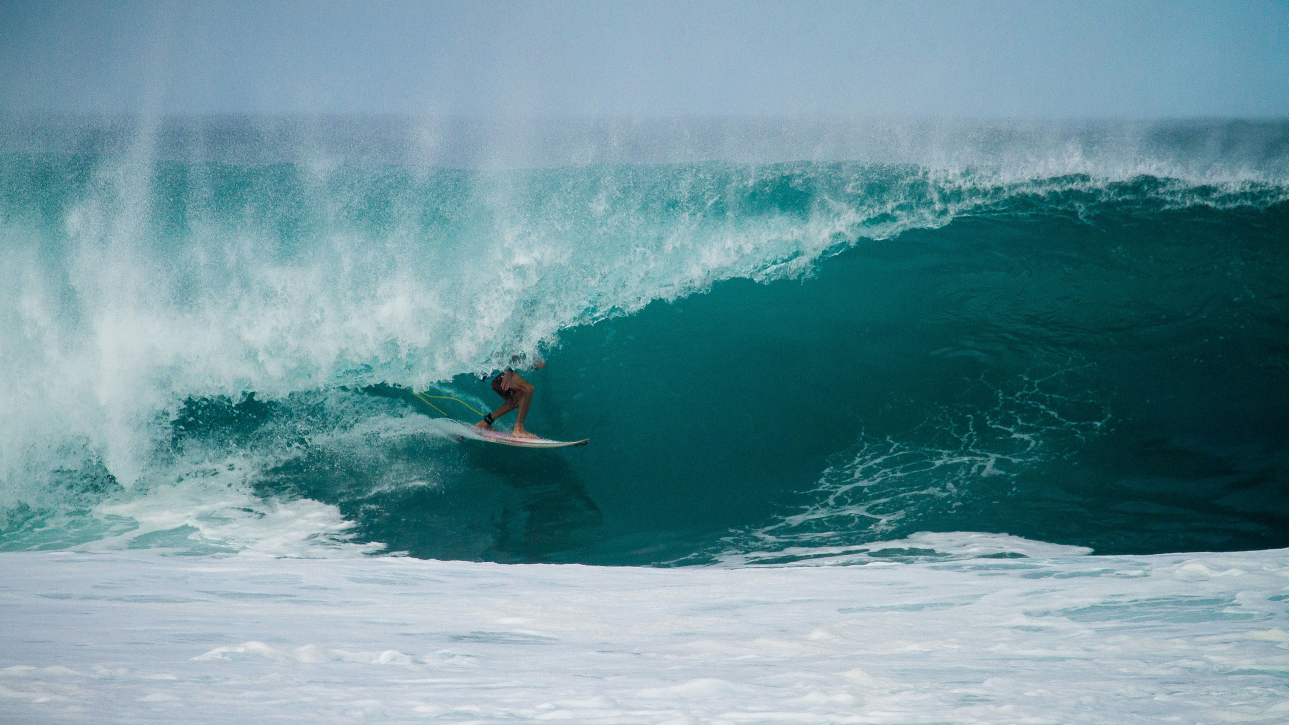
#> input picture ben-warren-3NWGUmlltlU-unsplash.jpg, 5153 x 2899 px, given in place of the camera (shown at 1/4 size)
$ python CW_lesson8.py
#> lines starting #> are read from the running program, lines starting #| are printed output that depends on the picture; after the words box and inside, x2 and y2 are one past the last pixel; in counts of white or black regions, pixels touching at a corner belong together
import cv2
import numpy as np

cap = cv2.VideoCapture(0)

lower_red1 = np.array([0, 100, 100])
upper_red1 = np.array([10, 255, 255])

lower_red2 = np.array([160, 100, 100])
upper_red2 = np.array([180, 255, 255])

points = []

while True:
    ret, frame = cap.read()
#> frame is the input picture: shape (2899, 5153, 3); mean B, G, R 156, 147.5, 108.4
    if not ret:
        break

    frame = cv2.flip(frame, 1)
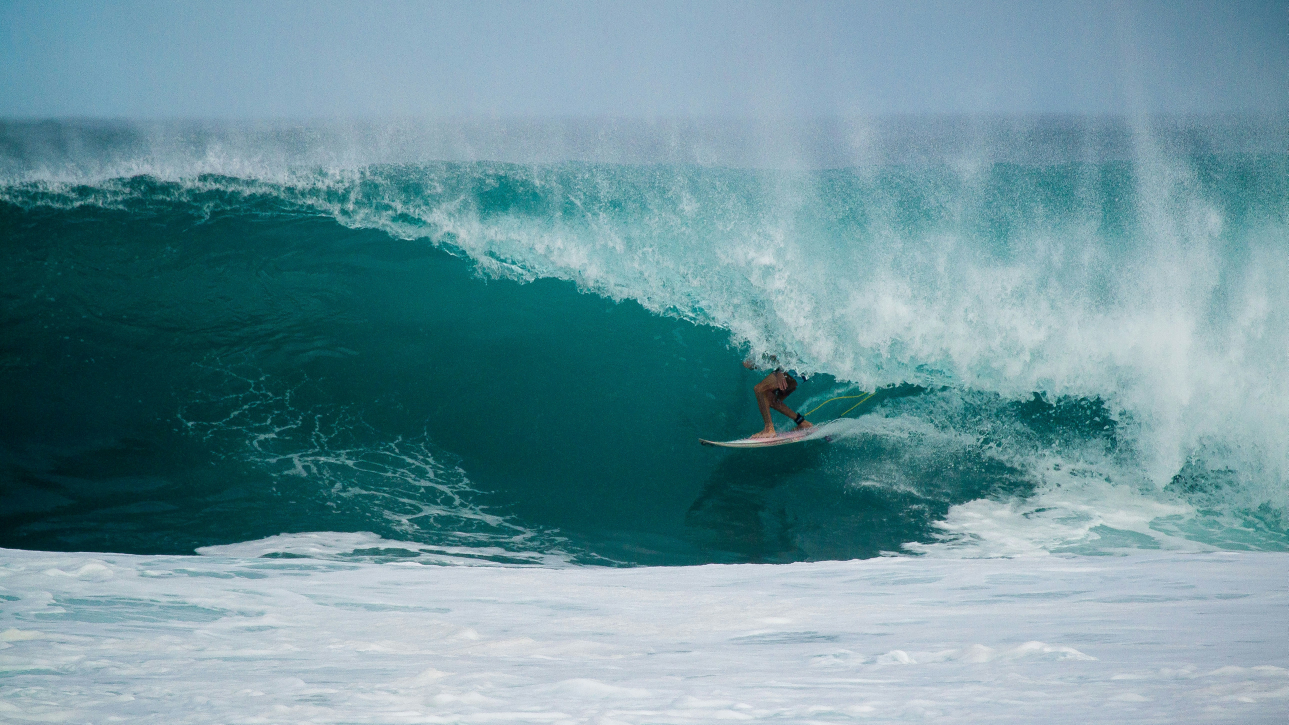
#> frame: shape (2899, 5153, 3) (shown at 1/4 size); mean B, G, R 156, 147.5, 108.4
    hsv = cv2.cvtColor(frame, cv2.COLOR_BGR2HSV)
#> hsv: shape (2899, 5153, 3); mean H, S, V 96.5, 109.1, 156.2
    mask1 = cv2.inRange(hsv, lower_red1, upper_red1)
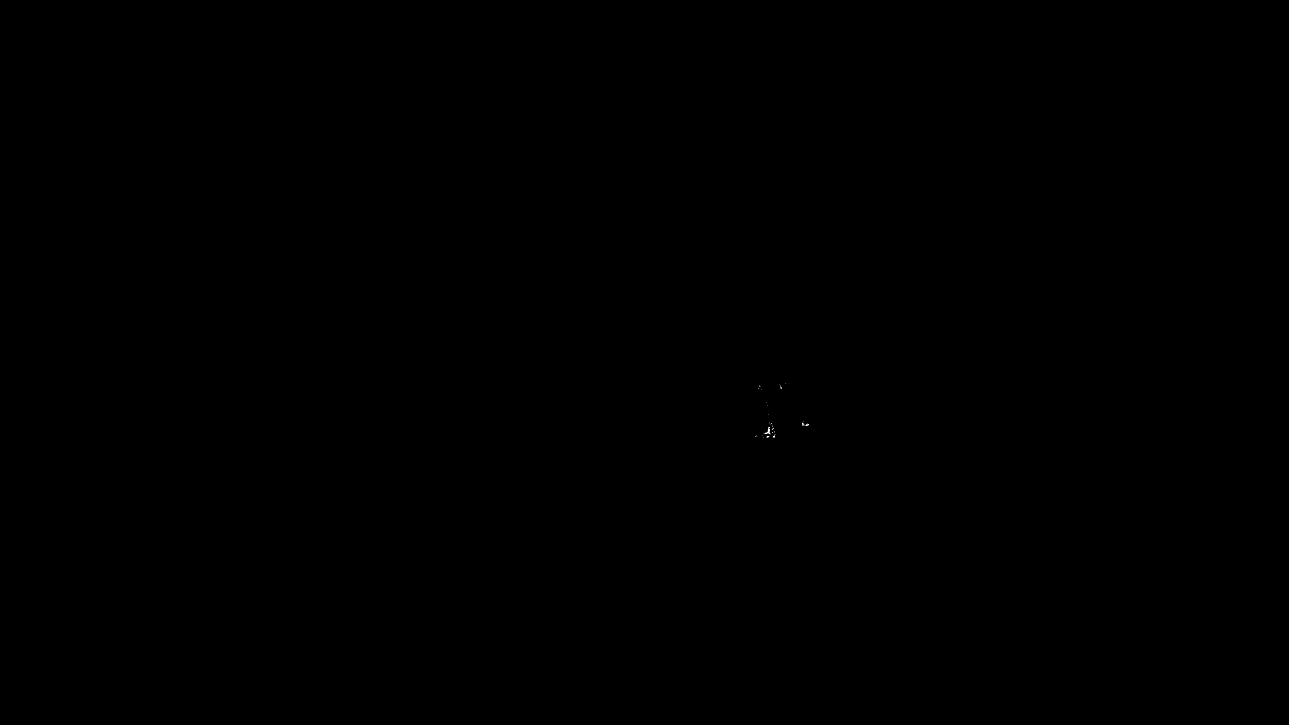
#> mask1: shape (2899, 5153) (shown at 1/4 size); 0% white in thin lines or dots, all inside (x1, y1, x2, y2) = (3020, 1533, 3236, 1751)
    mask2 = cv2.inRange(hsv, lower_red2, upper_red2)
#> mask2: shape (2899, 5153); every value is 0

    mask = cv2.bitwise_or(mask1, mask2)

    contours, _ = cv2.findContours(mask, cv2.RETR_EXTERNAL, cv2.CHAIN_APPROX_SIMPLE)
#> contours = 88 contours, all with area under 20
    for cnt in contours:
        area = cv2.contourArea(cnt)
        if area > 2000:
            cv2.drawContours(frame, [cnt], -1, (0, 255, 0), 2)
            M = cv2.moments(cnt)
            if M["m00"] != 0:
                cx = int(M["m10"] / M["m00"])
                cy = int(M["m01"] / M["m00"])

                cv2.circle(frame, (cx, cy), 5, (255, 0, 0), -1)
                points.append((cx, cy))
#> this loop made 88 passes
#> (cnt, area) on passes 1 to 11: ([[3067, 1750]], 0), ([[3072, 1748], [3071, 1749], [3070, 1749], [3070, 1750]], 0.5), ([[3054, 1748]], 0), ([[3076, 1747]], 0), ([[3068, 1747]], 0), ([[3022, 1747]], 0), ([[3020, 1747]], 0), ([[3072, 1745], [3070, 1747]], 0), ([[3068, 1745]], 0), ([[3064, 1745]], 0), ([[3025, 1745]], 0)
#> area on passes 13, 20, 23, 36, 42, 48: 5, 1, 3, 6, 10, 2.5
#> after the loop, points = []
            # [4 lines of commented-out code are left out]

    cv2.imshow("Video", frame)
    cv2.imshow("mask", mask)


    if cv2.waitKey(1) & 0xFF == ord('q'):
#> (key q is pressed here)
        break

cap.release()
cv2.destroyAllWindows()

$ run again, on carlos-manich-Spwz0yWx5OA-unsplash.jpg
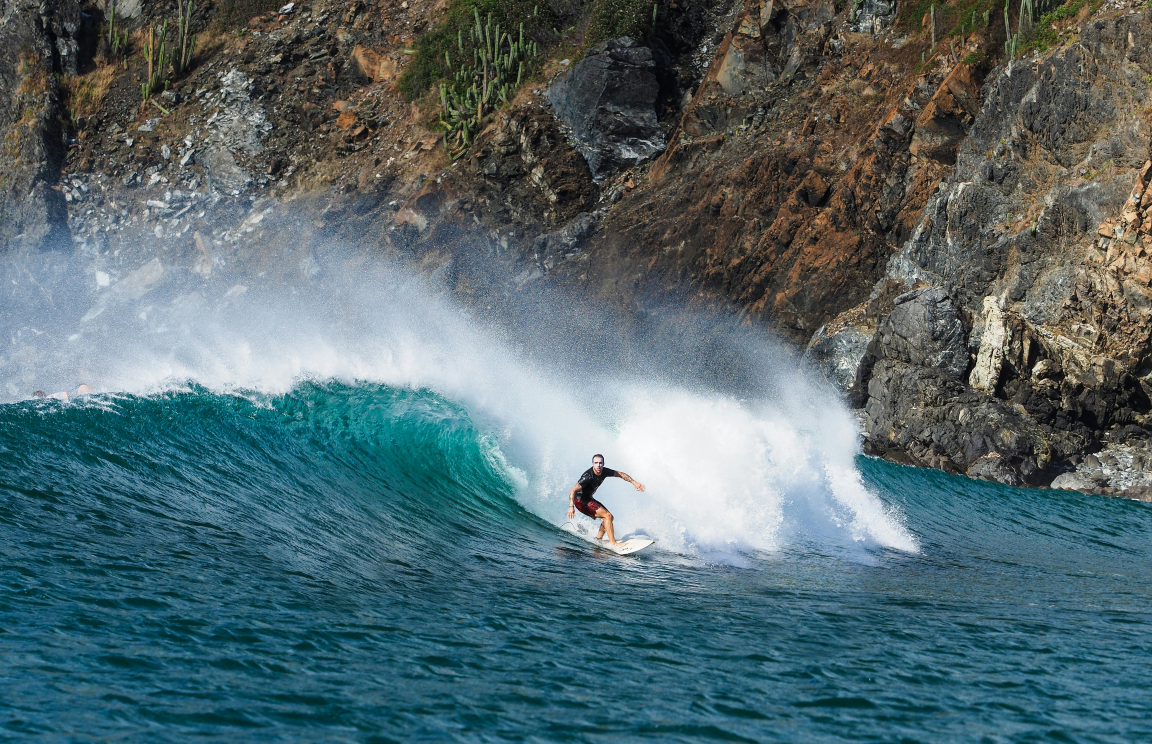
#> input picture carlos-manich-Spwz0yWx5OA-unsplash.jpg, 4608 x 2975 px, given in place of the camera (shown at 1/4 size)
#> frame is the input picture: shape (2975, 4608, 3); mean B, G, R 109.3, 104.9, 83.6
#> `frame = cv2.flip(frame, 1)`:
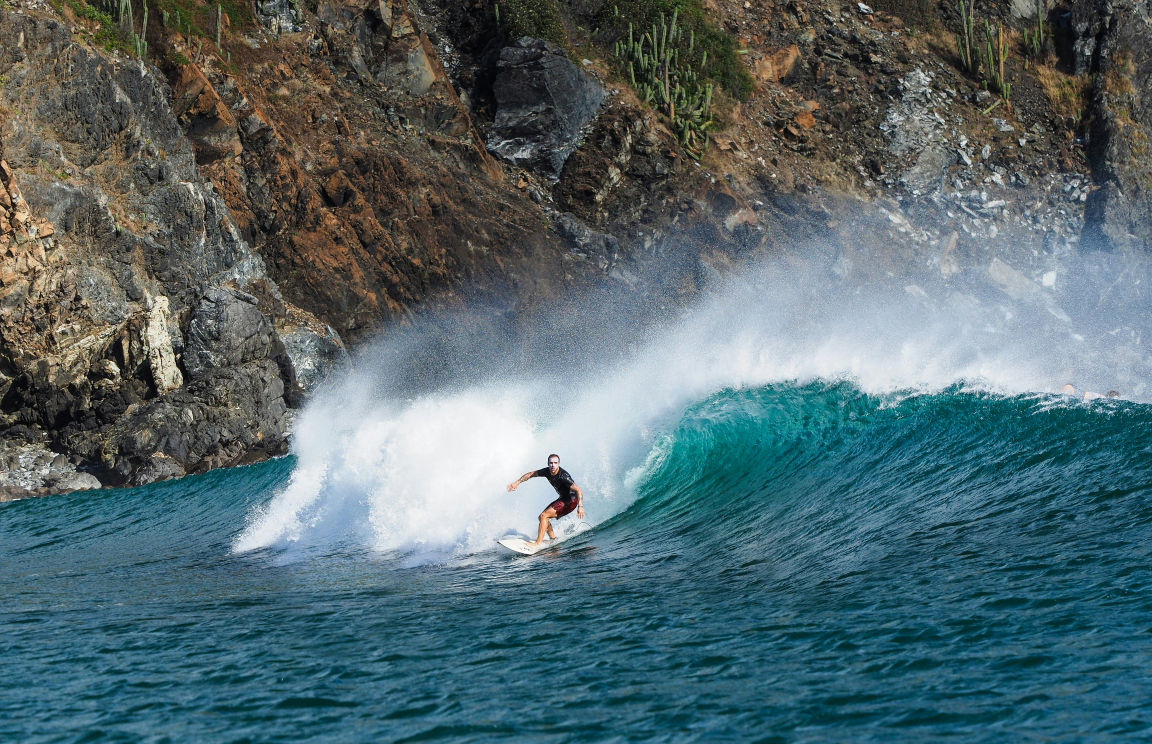
#> frame: shape (2975, 4608, 3) (shown at 1/4 size); mean B, G, R 109.3, 104.9, 83.6
#> hsv: shape (2975, 4608, 3); mean H, S, V 74.7, 98, 116.5
#> mask1: shape (2975, 4608); 0.02% white in thin lines or dots, all inside (x1, y1, x2, y2) = (11, 0, 4031, 2160)
#> mask2: shape (2975, 4608); 0.01% white; 27 white regions (24 under 20 px), largest, box (x1, y1, x2, y2) and area: (2215, 2006, 2254, 2042) 674, (2294, 1997, 2303, 2005) 27, (2283, 2026, 2292, 2031) 20
#> mask: shape (2975, 4608); 0.03% white; 637 white regions (610 under 20 px)
#> contours = 636 contours, 626 with area under 20; largest, box (x1, y1, x2, y2) and area: (2215, 2006, 2254, 2042) 702, (2187, 2034, 2212, 2056) 202, (2157, 2046, 2176, 2083) 151, (2218, 1873, 2232, 1899) 122, (2289, 1996, 2309, 2009) 84
#> the loop `for cnt in contours:` made 636 passes
#> area on passes 6, 16, 42: 32.5, 27, 151
#> after the loop `for cnt in contours:`: points = []

$ run again, on eddie-wen-HVO2zV3_CbU-unsplash.jpg
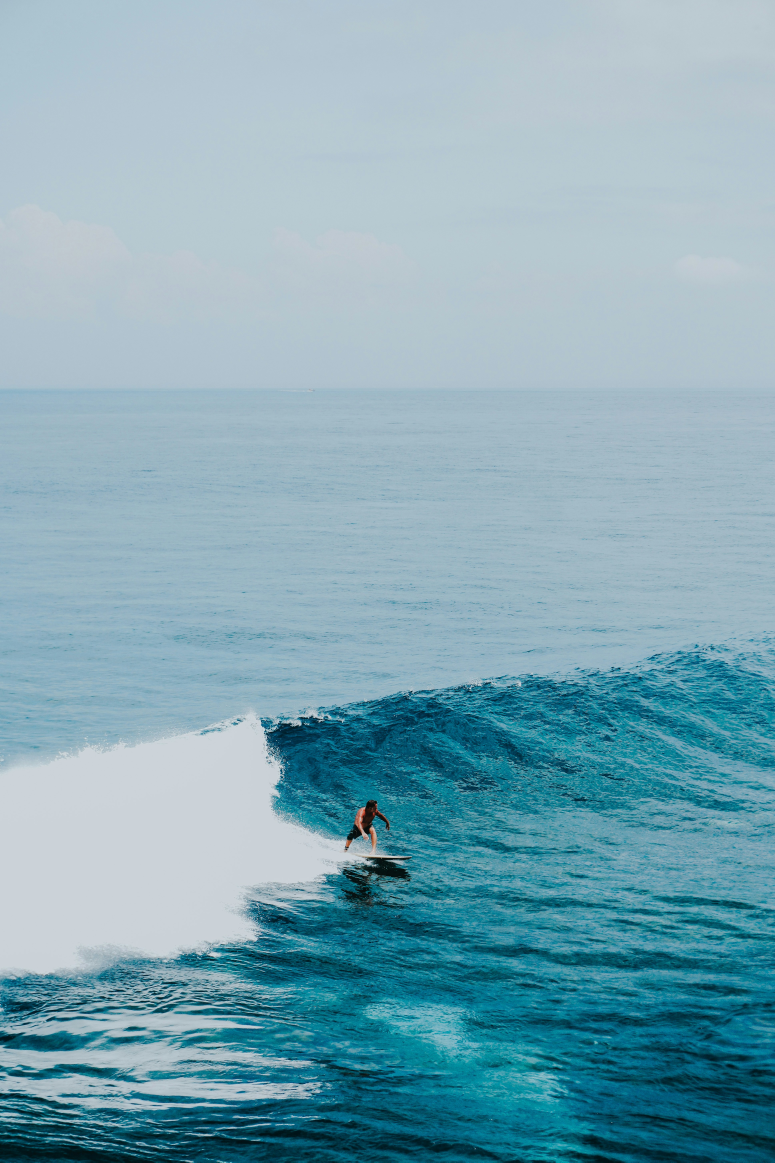
#> input picture eddie-wen-HVO2zV3_CbU-unsplash.jpg, 3874 x 5811 px, given in place of the camera (shown at 1/5 size)
#> frame is the input picture: shape (5811, 3874, 3); mean B, G, R 181.6, 168.2, 128.6
#> `frame = cv2.flip(frame, 1)`:
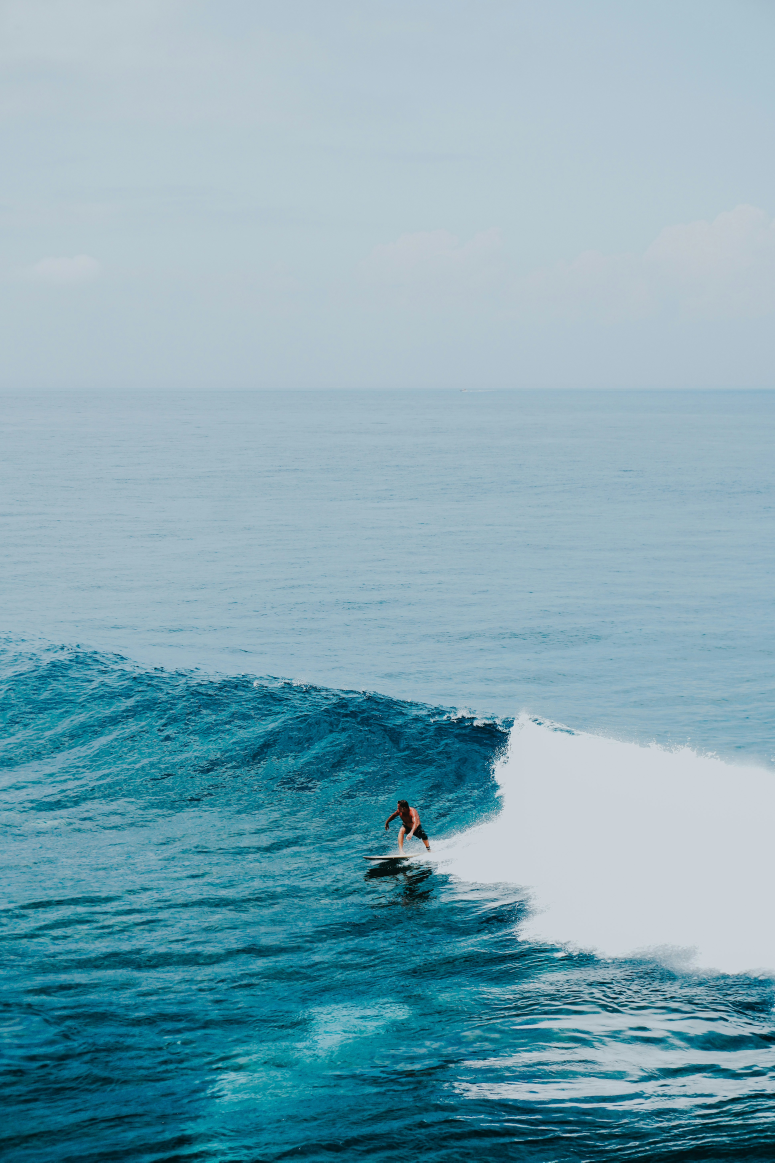
#> frame: shape (5811, 3874, 3) (shown at 1/5 size); mean B, G, R 181.6, 168.2, 128.6
#> hsv: shape (5811, 3874, 3); mean H, S, V 99, 91.3, 181.6
#> mask1: shape (5811, 3874); 0.02% white; 38 white regions (30 under 20 px), largest, box (x1, y1, x2, y2) and area: (2048, 4044, 2101, 4164) 2371, (2003, 4142, 2028, 4222) 679, (2116, 4202, 2143, 4235) 423
#> mask2: shape (5811, 3874); 0% white in thin lines or dots, all inside (x1, y1, x2, y2) = (2017, 4087, 2099, 4194)
#> mask: shape (5811, 3874); 0.02% white; 38 white regions (30 under 20 px)
#> contours = 38 contours, 32 with area under 20; largest, box (x1, y1, x2, y2) and area: (2048, 4044, 2101, 4164) 2146, (2003, 4142, 2028, 4222) 584, (2116, 4202, 2143, 4235) 339, (1930, 4046, 1998, 4116) 303, (1999, 4062, 2010, 4078) 92, (1989, 4020, 1998, 4031) 42
#> the loop `for cnt in contours:` made 38 passes
#> (area, cx, cy) on pass 33: (2145.5, 2074, 4094)
#> after the loop `for cnt in contours:`: points = [(2074, 4094)]
